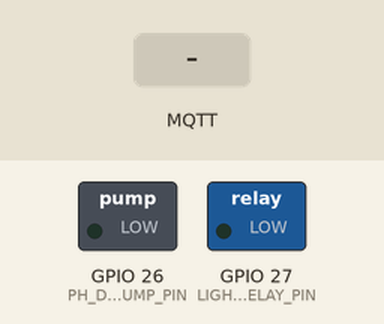
Simulated run of this sketch. Board: ESP32. Parts: switched loads named in the sketch (green lamp = pin HIGH). The inputs (shaded band) are chosen by the test bench. WiFi joins after 1.5 s; servers stay silent unless stated; no MQTT or app messages arrive unless stated; what the sketch prints to the serial monitor is not drawn.

Above: at 2.7 s.
2.8 s: MQTT message "ON" arrives on the first subscribed topic
At 3.5 s:
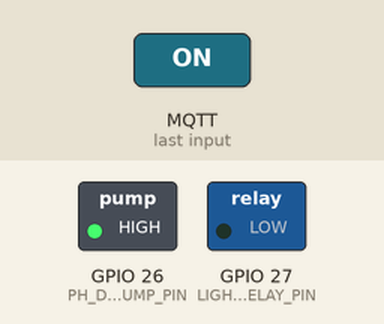
4.3 s: MQTT message "1" arrives on the first subscribed topic
At 4.6 s:
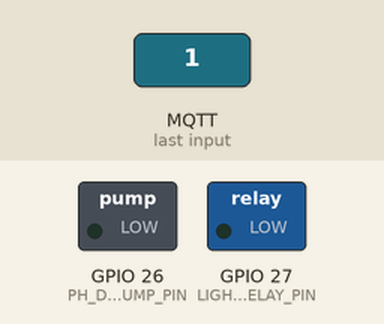
Timing chart, 0 to 7.3 s (numbered marks = the images above; inputs shaded):
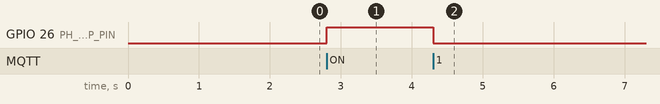

Measured:
- after the input at 2.8 s, GPIO 26 (PH_DOWN_PUMP_PIN): LOW → HIGH at once
- after the input at 4.3 s, GPIO 26 (PH_DOWN_PUMP_PIN): HIGH → LOW at once

The sketch:

esp32_node.ino
```cpp
// Include libraries for WiFi, MQTT, and all your sensors
#include <WiFi.h>
#include <PubSubClient.h>
#include <Adafruit_BME280.h>
#include <OneWire.h>
#include <DallasTemperature.h>
// ... other sensor/actuator libraries

// WiFi & MQTT Config
const char* ssid = "Parikh";
const char* password = "darkknight22";
const char* mqtt_server = "192.168.1.46";
const char* node_id = "esp32_tier1"; // Unique ID for each ESP32

// Sensor & Actuator Pin Definitions
#define BME_SCK 22
#define BME_SDA 21
#define ONEWIRE_BUS 4
#define PH_DOWN_PUMP_PIN 26
#define LIGHTS_RELAY_PIN 27

// Initialize clients and sensors
WiFiClient espClient;
PubSubClient mqttClient(espClient);
Adafruit_BME280 bme;
OneWire oneWire(ONEWIRE_BUS);
DallasTemperature temp_sensors(&oneWire);

void setup() {
  Serial.begin(115200);
  pinMode(PH_DOWN_PUMP_PIN, OUTPUT);
  pinMode(LIGHTS_RELAY_PIN, OUTPUT);

  // Connect to WiFi
  WiFi.begin(ssid, password);
  while (WiFi.status() != WL_CONNECTED) {
    delay(500);
    Serial.print(".");
  }

  // Connect to sensors
  bme.begin(0x76); // Or your BME280 address
  temp_sensors.begin();

  // Connect to MQTT Broker
  mqttClient.setServer(mqtt_server, 1883);
  mqttClient.setCallback(callback); // Function to handle incoming commands
}

// This function is called when a message is received from the MQTT broker
void callback(char* topic, byte* payload, unsigned int length) {
  String message = "";
  for (int i = 0; i < length; i++) {
    message += (char)payload[i];
  }

  Serial.print("Message arrived on topic: ");
  Serial.println(topic);

  // --- Rule-based command handling ---
  if (String(topic) == "pfal/tier1/ph_down/command") {
    if (message == "ON") {
      digitalWrite(PH_DOWN_PUMP_PIN, HIGH);
    } else {
      digitalWrite(PH_DOWN_PUMP_PIN, LOW);
    }
  }
  // ... add more else-if blocks for other actuators
}

void reconnect() {
  while (!mqttClient.connected()) {
    if (mqttClient.connect(node_id)) {
      Serial.println("MQTT Connected!");
      // Subscribe to command topics for this node
      mqttClient.subscribe("pfal/tier1/ph_down/command");
      mqttClient.subscribe("pfal/tier1/lights/command");
    } else {
      Serial.print("failed, rc=");
      Serial.print(mqttClient.state());
      delay(5000);
    }
  }
}

void loop() {
  if (!mqttClient.connected()) {
    reconnect();
  }
  mqttClient.loop();

  // --- Read Sensors and Publish Data ---
  static unsigned long lastMsg = 0;
  if (millis() - lastMsg > 30000) { // Publish every 30 seconds
    lastMsg = millis();

    // Read BME280
    float air_temp = bme.readTemperature();
    float humidity = bme.readHumidity();

    // Read DS18B20
    temp_sensors.requestTemperatures();
    float water_temp = temp_sensors.getTempCByIndex(0);

    // Create a JSON payload
    String payload = "{\"air_temp\":" + String(air_temp) + ", \"humidity\":" + String(humidity) + ", \"water_temp\":" + String(water_temp) + "}";

    // Publish to a unique topic for this node's sensor data
    mqttClient.publish("pfal/tier1/sensors", payload.c_str());
  }
}
```
